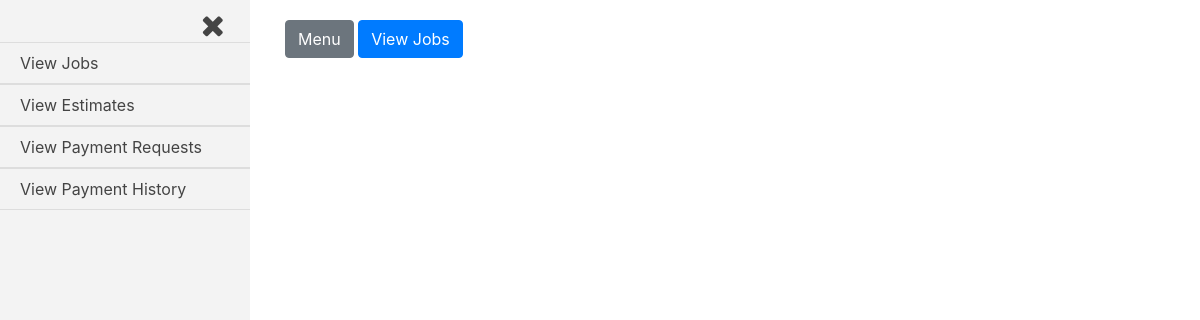
The page /payment_requests/approved_payments on the database as committed earlier.
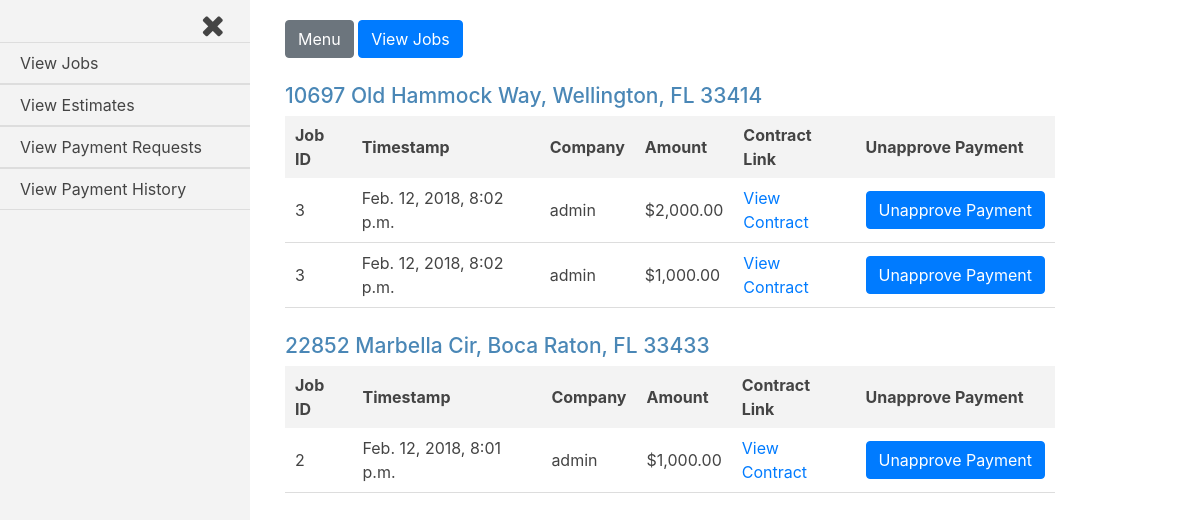
The same page on the database as committed later.
### jobs/models.py (models this page shows, shortened)
class House(models.Model):
    address = models.CharField(max_length=250)
    companies = models.ManyToManyField(settings.AUTH_USER_MODEL, through='Current_Worker')
    proposed_jobs = models.BooleanField(default=False)
    pending_payments = models.BooleanField(default=False)
    payment_history = models.BooleanField(default=False)
    def __str__(self):
        return self.address

class Request_Payment(models.Model):
    job = models.ForeignKey(Job, on_delete=models.CASCADE)
    submit_date = models.DateTimeField(auto_now_add=True, blank=True)
    approved_date = models.DateTimeField(auto_now_add=True, blank=True)
    house = models.ForeignKey(House, on_delete=models.CASCADE)
    amount = models.DecimalField(max_digits=8, decimal_places=2, default=0.00)
    approved = models.BooleanField(default=False)

class Job(models.Model):
    house = models.ForeignKey(House, on_delete=models.CASCADE)
    company = models.ForeignKey(settings.AUTH_USER_MODEL, on_delete=models.CASCADE,)
    start_amount = models.DecimalField(max_digits=8, decimal_places=2, default=0.00)
    start_date = models.DateTimeField(auto_now_add=True, blank=True)
    total_paid = models.DecimalField(max_digits=8, decimal_places=2, default=0.00)
    document_link = models.CharField(max_length=800)
    approved = models.BooleanField(default=False)

### payment_requests/views.py (the view)
# urls.py: path('approved_payments', views.approved_payments, name='approved_payments'),
def approved_payments(request):
    current_user = request.user
    houses = House.objects.filter(payment_history=True)
    payments = Request_Payment.objects.filter(approved=True)
    form = Approve_Payment()
    template = loader.get_template('payment_requests/approved_payments.html')
    context = {
        'houses': houses,
        'payments': payments,
        'current_user': current_user,
        'form': form,
    }
    if request.method == 'POST':
        form = Approve_Payment(request.POST)
        if form.is_valid():
            p_id = int(request.POST.get('p_id'))
            job_id = int(request.POST.get('job_id'))
            address = str(request.POST.get('job_house'))
            house = House.objects.filter(address=address)
            payment = Request_Payment.objects.filter(id=p_id)
            request_amount = payment[0].amount
            job = Job.objects.filter(id=job_id)
            total_paid = job[0].total_paid
            total = total_paid - request_amount
            job.update(total_paid=total)
            payment.update(approved=False)
            """if there are no more approved payments for a house,
            set payment_history=False for that specific house
            """
            house = House.objects.filter(address=address)
            payments = Request_Payment.objects.filter(house=house[0], approved=True)
            if not payments:
                house.update(pending_payments=True, payment_history=False)
    else:
        form = Approve_Payment()
    return HttpResponse(template.render(context, request))

### payment_requests/forms.py
class Approve_Payment(ModelForm, forms.Form):
    class Meta:
        model = Request_Payment
        exclude = ['job', 'amount', 'approved', 'house']
        widgets = {
        }
        labels = {
        }

### payment_requests/templates/payment_requests/approved_payments.html (shortened to what this page needs)
{% extends 'base_login_admin.html' %}
{% load humanize %}
{% load static %}
{% block content %}
{% for house in houses %}
<div class="job-container">
  <div class="house">
    <h3 class="house-address">{{house.address}}</h3>
  </div>
  <table class="job-summary">
    <tr class="job-headings">
      <th>Job ID</th>
      <th>Timestamp</th>
      <th>Company</th>
      <th>Amount</th>
      <th>Contract Link</th>
      <th>Unapprove Payment</th>
    </tr>
    {% for p in payments %}
      {% if p.job.house.address == house.address %}
    <tr class="job-info">
      <td>{{p.job.id}}</td>
      <td>{{p.job.start_date}}</td>
      <td>{{p.job.company}}</td>
      <td>${{p.amount|intcomma}}</td>
      <td><a href="{{p.job.document_link}}">View Contract</a></td>
      <td>
        <form class="unapprove-payment-form" action="" method="post">
          <input class="btn btn-primary unapprove-payment" type="submit" value="Unapprove Payment">
        </form>
      </td>
    </tr>
      {% endif %}
    {% endfor %}
  </table>
</div>
{% endfor %}
{% endblock content %}

Rows that differ between the two databases and show on the page:
now on this page (row edited): House: address "10697 Old Hammock Way, Wellington, FL 33414"
added Request_Payment: job.id "3", job.start_date "Feb. 12, 2018, 8:02 p.m.", job.company "admin", amount "2,000.00", shown under "10697 Old Hammock Way, Wellington, FL 33414"
added Request_Payment: job.id "3", job.start_date "Feb. 12, 2018, 8:02 p.m.", job.company "admin", amount "1,000.00", shown under "10697 Old Hammock Way, Wellington, FL 33414"
now on this page (row edited): House: address "22852 Marbella Cir, Boca Raton, FL 33433"
added Request_Payment: job.id "2", job.start_date "Feb. 12, 2018, 8:01 p.m.", job.company "admin", amount "1,000.00", shown under "22852 Marbella Cir, Boca Raton, FL 33433"
